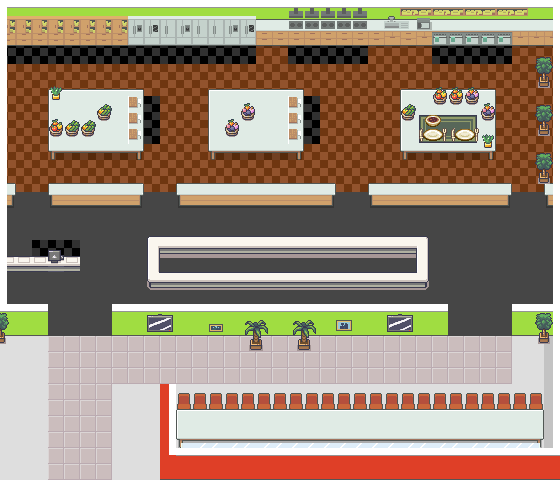

The image is a tile-based game level rendered from a .tmx file. Its description and source (layers, tilesets, objects; grid data summarised) follow:
An orthogonal 35x30 tile map with 16x16 px tiles, 16 tile layers (Floor, ingredient_stations, frying_stations, cutting_stations, ...), 4 tilesets.

<map version="1.9" tiledversion="1.9.2" orientation="orthogonal" renderorder="right-down" width="35" height="30" tilewidth="16" tileheight="16" infinite="0" nextlayerid="20" nextobjectid="1">
 <tileset firstgid="1" source="kitchen_tileset.tsx" />
 <tileset firstgid="334" source="floor_and_wall_tileset.tsx" />
 <tileset firstgid="478" source="interior_16x16_tileset.tsx" />
 <tileset firstgid="1902" source="food_and_crockery.tsx" />
 <layer id="1" name="Floor" width="35" height="30">
  <data>[1050 cells, 1050 non-empty, 5 distinct tile ids]</data>
 </layer>
 <layer id="15" name="ingredient_stations" width="35" height="30">
  <data>[1050 cells, 32 non-empty, 1 distinct tile ids]</data>
 </layer>
 <layer id="16" name="frying_stations" width="35" height="30">
  <data>[1050 cells, 10 non-empty, 1 distinct tile ids]</data>
 </layer>
 <layer id="17" name="cutting_stations" width="35" height="30">
  <data>[1050 cells, 6 non-empty, 1 distinct tile ids]</data>
 </layer>
 <layer id="18" name="baking_stations" width="35" height="30">
  <data>[1050 cells, 10 non-empty, 1 distinct tile ids]</data>
 </layer>
 <layer id="19" name="serving_stations" width="35" height="30">
  <data>[1050 cells, 3 non-empty, 1 distinct tile ids]</data>
 </layer>
 <layer id="8" name="Chairs" width="35" height="30">
  <data>[1050 cells, 46 non-empty, 2 distinct tile ids]</data>
 </layer>
 <layer id="9" name="Tables" width="35" height="30">
  <data>[1050 cells, 70 non-empty, 10 distinct tile ids]</data>
 </layer>
 <layer id="5" name="Walls" width="35" height="30">
  <data>[1050 cells, 178 non-empty, 4 distinct tile ids]</data>
 </layer>
 <layer id="10" name="Glass" width="35" height="30">
  <data>[1050 cells, 23 non-empty, 4 distinct tile ids]</data>
 </layer>
 <layer id="6" name="Worktops" width="35" height="30">
  <data>[1050 cells, 315 non-empty, 51 distinct tile ids]</data>
 </layer>
 <layer id="11" name="Extras" width="35" height="30">
  <data>[1050 cells, 53 non-empty, 20 distinct tile ids]</data>
 </layer>
 <layer id="14" name="FruitAndCrockery" width="35" height="30">
  <data>[1050 cells, 40 non-empty, 16 distinct tile ids]</data>
 </layer>
 <layer id="2" name="BackWallTops" width="35" height="30">
  <data>[1050 cells, 62 non-empty, 2 distinct tile ids]</data>
 </layer>
 <layer id="3" name="SideWallTops" width="35" height="30">
  <data>[1050 cells, 101 non-empty, 6 distinct tile ids]</data>
 </layer>
 <layer id="13" name="Doors" width="35" height="30">
  <data>[1050 cells, 0 non-empty, 0 distinct tile ids]</data>
 </layer>
</map>
